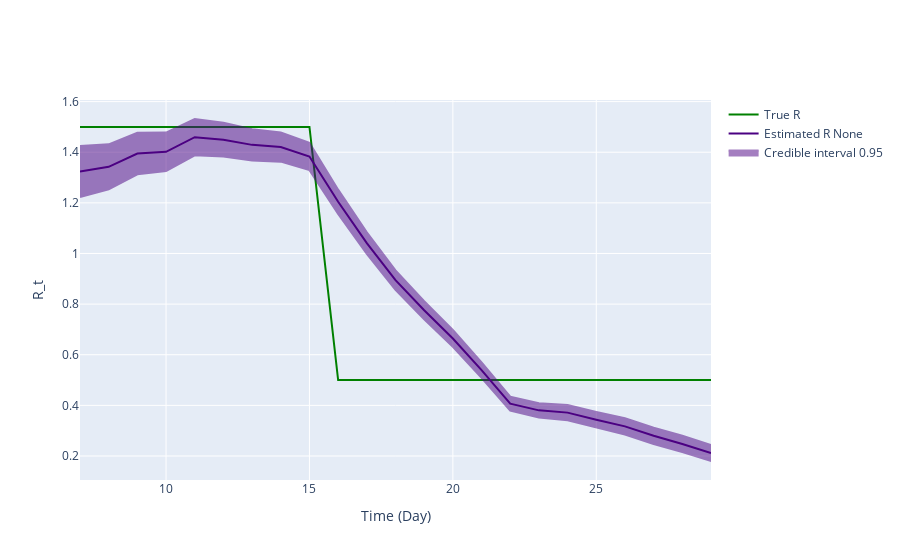

The notebook cell saved with this chart:
### Code cell
fig = ReproductionNumberPlot()

fig.add_ground_truth_rt(ground_truth)
fig.add_interval_rt(interval2)

fig.update_labels(time_label='Time (Day)', r_label='R_t')

fig.show_figure()

### Figure 1 — Plotly figure (JSON) as saved in the notebook; plotly's stock layout.template omitted (floating-point values rounded to 4 significant figures)
{"data": [{"line": {"color": "green"}, "mode": "lines", "name": "True R", "type": "scatter", "x": [7, 8, 9, 10, 11, 12, 13, 14, 15, 16, 17, 18, 19, 20, 21, 22, 23, 24, 25, 26, 27, 28, 29], "y": [1.5, 1.5, 1.5, 1.5, 1.5, 1.5, 1.5, 1.5, 1.5, 0.5, 0.5, 0.5, 0.5, 0.5, 0.5, 0.5, 0.5, 0.5, 0.5, 0.5, 0.5, 0.5, 0.5]}, {"line": {"color": "indigo"}, "mode": "lines", "name": "Estimated R None", "type": "scatter", "x": [7, 8, 9, 10, 11, 12, 13, 14, 15, 16, 17, 18, 19, 20, 21, 22, 23, 24, 25, 26, 27, 28, 29], "y": [1.324, 1.342, 1.395, 1.402, 1.459, 1.45, 1.429, 1.421, 1.383, 1.204, 1.041, 0.8948, 0.7757, 0.6643, 0.5391, 0.4066, 0.3802, 0.3713, 0.3428, 0.3169, 0.2799, 0.2474, 0.2117]}, {"fill": "toself", "fillcolor": "indigo", "line": {"color": "indigo"}, "mode": "lines", "name": "Credible interval 0.95", "opacity": 0.5, "showlegend": true, "type": "scatter", "x": [7, 8, 9, 10, 11, 12, 13, 14, 15, 16, 17, 18, 19, 20, 21, 22, 23, 24, 25, 26, 27, 28, 29, 29, 28, 27, 26, 25, 24, 23, 22, 21, 20, 19, 18, 17, 16, 15, 14, 13, 12, 11, 10, 9, 8, 7], "y": [1.425, 1.431, 1.477, 1.478, 1.531, 1.516, 1.491, 1.478, 1.437, 1.252, 1.083, 0.9332, 0.8112, 0.6975, 0.5698, 0.4344, 0.4085, 0.4013, 0.374, 0.3491, 0.3121, 0.2796, 0.2433, 0.1802, 0.2152, 0.2477, 0.2847, 0.3116, 0.3412, 0.3519, 0.3789, 0.5083, 0.631, 0.7401, 0.8564, 0.9981, 1.156, 1.329, 1.363, 1.367, 1.383, 1.388, 1.326, 1.313, 1.253, 1.223]}], "layout": {"hovermode": "x unified", "xaxis": {"title": {"text": "Time (Day)"}}, "yaxis": {"title": {"text": "R_t"}}}}
